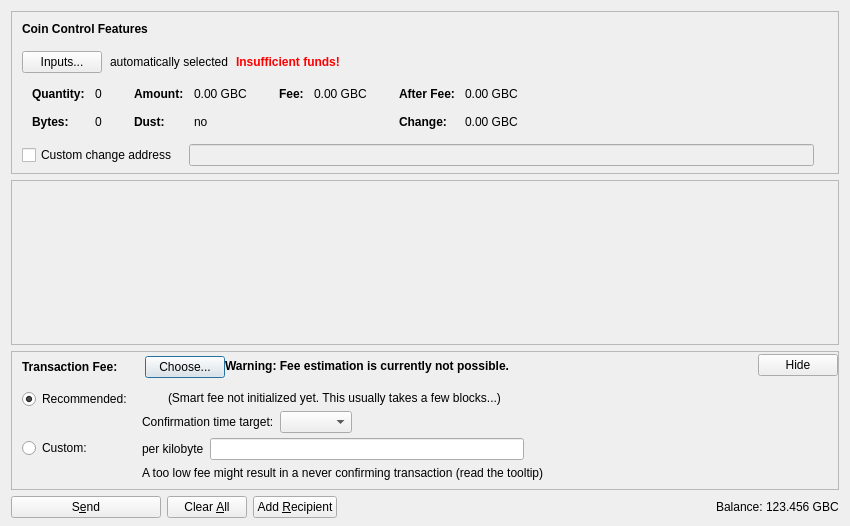
<?xml version="1.0" encoding="UTF-8"?>
<ui version="4.0">
 <class>SendCoinsDialog</class>
 <widget class="QDialog" name="SendCoinsDialog">
  <property name="geometry">
   <rect>
    <x>0</x>
    <y>0</y>
    <width>850</width>
    <height>526</height>
   </rect>
  </property>
  <property name="windowTitle">
   <string>Send Coins</string>
  </property>
  <layout class="QVBoxLayout" name="verticalLayout" stretch="0,1,0,0">
   <property name="bottomMargin">
    <number>8</number>
   </property>
   <item>
    <widget class="QFrame" name="frameCoinControl">
     <property name="sizePolicy">
      <sizepolicy hsizetype="Expanding" vsizetype="Expanding">
       <horstretch>0</horstretch>
       <verstretch>0</verstretch>
      </sizepolicy>
     </property>
     <property name="maximumSize">
      <size>
       <width>16777215</width>
       <height>16777215</height>
      </size>
     </property>
     <property name="frameShape">
      <enum>QFrame::StyledPanel</enum>
     </property>
     <property name="frameShadow">
      <enum>QFrame::Sunken</enum>
     </property>
     <layout class="QVBoxLayout" name="verticalLayoutCoinControl2">
      <property name="spacing">
       <number>0</number>
      </property>
      <property name="leftMargin">
       <number>0</number>
      </property>
      <property name="topMargin">
       <number>0</number>
      </property>
      <property name="rightMargin">
       <number>0</number>
      </property>
      <property name="bottomMargin">
       <number>6</number>
      </property>
      <item>
       <layout class="QVBoxLayout" name="verticalLayoutCoinControl" stretch="0,0,0,0,1">
        <property name="spacing">
         <number>0</number>
        </property>
        <property name="leftMargin">
         <number>10</number>
        </property>
        <property name="topMargin">
         <number>10</number>
        </property>
        <item>
         <layout class="QHBoxLayout" name="horizontalLayoutCoinControl1">
          <property name="bottomMargin">
           <number>15</number>
          </property>
          <item>
           <widget class="QLabel" name="labelCoinControlFeatures">
            <property name="sizePolicy">
             <sizepolicy hsizetype="Preferred" vsizetype="Maximum">
              <horstretch>0</horstretch>
              <verstretch>0</verstretch>
             </sizepolicy>
            </property>
            <property name="font">
             <font>
              <weight>75</weight>
              <bold>true</bold>
             </font>
            </property>
            <property name="styleSheet">
             <string notr="true">font-weight:bold;</string>
            </property>
            <property name="text">
             <string>Coin Control Features</string>
            </property>
           </widget>
          </item>
         </layout>
        </item>
        <item>
         <layout class="QHBoxLayout" name="horizontalLayoutCoinControl2" stretch="0,0,0,0">
          <property name="spacing">
           <number>8</number>
          </property>
          <property name="bottomMargin">
           <number>10</number>
          </property>
          <item>
           <widget class="QPushButton" name="pushButtonCoinControl">
            <property name="styleSheet">
             <string notr="true"/>
            </property>
            <property name="text">
             <string>Inputs...</string>
            </property>
            <property name="autoDefault">
             <bool>false</bool>
            </property>
           </widget>
          </item>
          <item>
           <widget class="QLabel" name="labelCoinControlAutomaticallySelected">
            <property name="text">
             <string>automatically selected</string>
            </property>
            <property name="margin">
             <number>5</number>
            </property>
           </widget>
          </item>
          <item>
           <widget class="QLabel" name="labelCoinControlInsuffFunds">
            <property name="font">
             <font>
              <weight>75</weight>
              <bold>true</bold>
             </font>
            </property>
            <property name="styleSheet">
             <string notr="true">color:red;font-weight:bold;</string>
            </property>
            <property name="text">
             <string>Insufficient funds!</string>
            </property>
            <property name="margin">
             <number>5</number>
            </property>
           </widget>
          </item>
          <item>
           <spacer name="horizontalSpacerCoinControl">
            <property name="orientation">
             <enum>Qt::Horizontal</enum>
            </property>
            <property name="sizeHint" stdset="0">
             <size>
              <width>40</width>
              <height>1</height>
             </size>
            </property>
           </spacer>
          </item>
         </layout>
        </item>
        <item>
         <widget class="QWidget" name="widgetCoinControl" native="true">
          <property name="sizePolicy">
           <sizepolicy hsizetype="Preferred" vsizetype="Preferred">
            <horstretch>0</horstretch>
            <verstretch>0</verstretch>
           </sizepolicy>
          </property>
          <property name="minimumSize">
           <size>
            <width>0</width>
            <height>0</height>
           </size>
          </property>
          <property name="styleSheet">
           <string notr="true"/>
          </property>
          <layout class="QHBoxLayout" name="horizontalLayoutCoinControl5">
           <property name="leftMargin">
            <number>0</number>
           </property>
           <property name="topMargin">
            <number>0</number>
           </property>
           <property name="rightMargin">
            <number>0</number>
           </property>
           <property name="bottomMargin">
            <number>0</number>
           </property>
           <item>
            <layout class="QHBoxLayout" name="horizontalLayoutCoinControl3" stretch="0,0,0,1">
             <property name="spacing">
              <number>20</number>
             </property>
             <property name="topMargin">
              <number>0</number>
             </property>
             <property name="bottomMargin">
              <number>10</number>
             </property>
             <item>
              <layout class="QFormLayout" name="formLayoutCoinControl1">
               <property name="horizontalSpacing">
                <number>10</number>
               </property>
               <property name="verticalSpacing">
                <number>14</number>
               </property>
               <property name="leftMargin">
                <number>10</number>
               </property>
               <property name="topMargin">
                <number>4</number>
               </property>
               <property name="rightMargin">
                <number>6</number>
               </property>
               <item row="0" column="0">
                <widget class="QLabel" name="labelCoinControlQuantityText">
                 <property name="font">
                  <font>
                   <weight>75</weight>
                   <bold>true</bold>
                  </font>
                 </property>
                 <property name="text">
                  <string>Quantity:</string>
                 </property>
                 <property name="margin">
                  <number>0</number>
                 </property>
                </widget>
               </item>
               <item row="0" column="1">
                <widget class="QLabel" name="labelCoinControlQuantity">
                 <property name="cursor">
                  <cursorShape>IBeamCursor</cursorShape>
                 </property>
                 <property name="contextMenuPolicy">
                  <enum>Qt::ActionsContextMenu</enum>
                 </property>
                 <property name="text">
                  <string notr="true">0</string>
                 </property>
                 <property name="margin">
                  <number>0</number>
                 </property>
                 <property name="textInteractionFlags">
                  <set>Qt::LinksAccessibleByMouse|Qt::TextSelectableByKeyboard|Qt::TextSelectableByMouse</set>
                 </property>
                </widget>
               </item>
               <item row="1" column="0">
                <widget class="QLabel" name="labelCoinControlBytesText">
                 <property name="font">
                  <font>
                   <weight>75</weight>
                   <bold>true</bold>
                  </font>
                 </property>
                 <property name="text">
                  <string>Bytes:</string>
                 </property>
                </widget>
               </item>
               <item row="1" column="1">
                <widget class="QLabel" name="labelCoinControlBytes">
                 <property name="cursor">
                  <cursorShape>IBeamCursor</cursorShape>
                 </property>
                 <property name="contextMenuPolicy">
                  <enum>Qt::ActionsContextMenu</enum>
                 </property>
                 <property name="text">
                  <string notr="true">0</string>
                 </property>
                 <property name="textInteractionFlags">
                  <set>Qt::LinksAccessibleByMouse|Qt::TextSelectableByKeyboard|Qt::TextSelectableByMouse</set>
                 </property>
                </widget>
               </item>
              </layout>
             </item>
             <item>
              <layout class="QFormLayout" name="formLayoutCoinControl2">
               <property name="horizontalSpacing">
                <number>10</number>
               </property>
               <property name="verticalSpacing">
                <number>14</number>
               </property>
               <property name="leftMargin">
                <number>6</number>
               </property>
               <property name="topMargin">
                <number>4</number>
               </property>
               <property name="rightMargin">
                <number>6</number>
               </property>
               <item row="0" column="0">
                <widget class="QLabel" name="labelCoinControlAmountText">
                 <property name="font">
                  <font>
                   <weight>75</weight>
                   <bold>true</bold>
                  </font>
                 </property>
                 <property name="text">
                  <string>Amount:</string>
                 </property>
                 <property name="margin">
                  <number>0</number>
                 </property>
                </widget>
               </item>
               <item row="0" column="1">
                <widget class="QLabel" name="labelCoinControlAmount">
                 <property name="cursor">
                  <cursorShape>IBeamCursor</cursorShape>
                 </property>
                 <property name="contextMenuPolicy">
                  <enum>Qt::ActionsContextMenu</enum>
                 </property>
                 <property name="text">
                  <string notr="true">0.00 GBC</string>
                 </property>
                 <property name="textInteractionFlags">
                  <set>Qt::LinksAccessibleByMouse|Qt::TextSelectableByKeyboard|Qt::TextSelectableByMouse</set>
                 </property>
                </widget>
               </item>
               <item row="1" column="0">
                <widget class="QLabel" name="labelCoinControlLowOutputText">
                 <property name="font">
                  <font>
                   <weight>75</weight>
                   <bold>true</bold>
                  </font>
                 </property>
                 <property name="text">
                  <string>Dust:</string>
                 </property>
                </widget>
               </item>
               <item row="1" column="1">
                <widget class="QLabel" name="labelCoinControlLowOutput">
                 <property name="cursor">
                  <cursorShape>IBeamCursor</cursorShape>
                 </property>
                 <property name="contextMenuPolicy">
                  <enum>Qt::ActionsContextMenu</enum>
                 </property>
                 <property name="text">
                  <string notr="true">no</string>
                 </property>
                 <property name="textInteractionFlags">
                  <set>Qt::LinksAccessibleByMouse|Qt::TextSelectableByKeyboard|Qt::TextSelectableByMouse</set>
                 </property>
                </widget>
               </item>
              </layout>
             </item>
             <item>
              <layout class="QFormLayout" name="formLayoutCoinControl3">
               <property name="horizontalSpacing">
                <number>10</number>
               </property>
               <property name="verticalSpacing">
                <number>14</number>
               </property>
               <property name="leftMargin">
                <number>6</number>
               </property>
               <property name="topMargin">
                <number>4</number>
               </property>
               <property name="rightMargin">
                <number>6</number>
               </property>
               <item row="0" column="0">
                <widget class="QLabel" name="labelCoinControlFeeText">
                 <property name="font">
                  <font>
                   <weight>75</weight>
                   <bold>true</bold>
                  </font>
                 </property>
                 <property name="text">
                  <string>Fee:</string>
                 </property>
                 <property name="margin">
                  <number>0</number>
                 </property>
                </widget>
               </item>
               <item row="0" column="1">
                <widget class="QLabel" name="labelCoinControlFee">
                 <property name="cursor">
                  <cursorShape>IBeamCursor</cursorShape>
                 </property>
                 <property name="contextMenuPolicy">
                  <enum>Qt::ActionsContextMenu</enum>
                 </property>
                 <property name="text">
                  <string notr="true">0.00 GBC</string>
                 </property>
                 <property name="textInteractionFlags">
                  <set>Qt::LinksAccessibleByMouse|Qt::TextSelectableByKeyboard|Qt::TextSelectableByMouse</set>
                 </property>
                </widget>
               </item>
              </layout>
             </item>
             <item>
              <layout class="QFormLayout" name="formLayoutCoinControl4">
               <property name="horizontalSpacing">
                <number>10</number>
               </property>
               <property name="verticalSpacing">
                <number>14</number>
               </property>
               <property name="leftMargin">
                <number>6</number>
               </property>
               <property name="topMargin">
                <number>4</number>
               </property>
               <property name="rightMargin">
                <number>6</number>
               </property>
               <item row="0" column="0">
                <widget class="QLabel" name="labelCoinControlAfterFeeText">
                 <property name="font">
                  <font>
                   <weight>75</weight>
                   <bold>true</bold>
                  </font>
                 </property>
                 <property name="text">
                  <string>After Fee:</string>
                 </property>
                 <property name="margin">
                  <number>0</number>
                 </property>
                </widget>
               </item>
               <item row="0" column="1">
                <widget class="QLabel" name="labelCoinControlAfterFee">
                 <property name="cursor">
                  <cursorShape>IBeamCursor</cursorShape>
                 </property>
                 <property name="contextMenuPolicy">
                  <enum>Qt::ActionsContextMenu</enum>
                 </property>
                 <property name="text">
                  <string notr="true">0.00 GBC</string>
                 </property>
                 <property name="textInteractionFlags">
                  <set>Qt::LinksAccessibleByMouse|Qt::TextSelectableByKeyboard|Qt::TextSelectableByMouse</set>
                 </property>
                </widget>
               </item>
               <item row="1" column="0">
                <widget class="QLabel" name="labelCoinControlChangeText">
                 <property name="font">
                  <font>
                   <weight>75</weight>
                   <bold>true</bold>
                  </font>
                 </property>
                 <property name="text">
                  <string>Change:</string>
                 </property>
                </widget>
               </item>
               <item row="1" column="1">
                <widget class="QLabel" name="labelCoinControlChange">
                 <property name="cursor">
                  <cursorShape>IBeamCursor</cursorShape>
                 </property>
                 <property name="contextMenuPolicy">
                  <enum>Qt::ActionsContextMenu</enum>
                 </property>
                 <property name="text">
                  <string notr="true">0.00 GBC</string>
                 </property>
                 <property name="textInteractionFlags">
                  <set>Qt::LinksAccessibleByMouse|Qt::TextSelectableByKeyboard|Qt::TextSelectableByMouse</set>
                 </property>
                </widget>
               </item>
              </layout>
             </item>
            </layout>
           </item>
          </layout>
         </widget>
        </item>
        <item>
         <layout class="QHBoxLayout" name="horizontalLayoutCoinControl4" stretch="0,0,0">
          <property name="spacing">
           <number>12</number>
          </property>
          <property name="sizeConstraint">
           <enum>QLayout::SetDefaultConstraint</enum>
          </property>
          <property name="topMargin">
           <number>5</number>
          </property>
          <property name="rightMargin">
           <number>5</number>
          </property>
          <item>
           <widget class="QCheckBox" name="checkBoxCoinControlChange">
            <property name="toolTip">
             <string>If this is activated, but the change address is empty or invalid, change will be sent to a newly generated address.</string>
            </property>
            <property name="text">
             <string>Custom change address</string>
            </property>
           </widget>
          </item>
          <item>
           <widget class="QValidatedLineEdit" name="lineEditCoinControlChange">
            <property name="enabled">
             <bool>false</bool>
            </property>
            <property name="sizePolicy">
             <sizepolicy hsizetype="Expanding" vsizetype="Fixed">
              <horstretch>0</horstretch>
              <verstretch>0</verstretch>
             </sizepolicy>
            </property>
           </widget>
          </item>
          <item>
           <widget class="QLabel" name="labelCoinControlChangeLabel">
            <property name="sizePolicy">
             <sizepolicy hsizetype="Preferred" vsizetype="Expanding">
              <horstretch>0</horstretch>
              <verstretch>0</verstretch>
             </sizepolicy>
            </property>
            <property name="minimumSize">
             <size>
              <width>0</width>
              <height>0</height>
             </size>
            </property>
            <property name="text">
             <string/>
            </property>
            <property name="margin">
             <number>3</number>
            </property>
           </widget>
          </item>
         </layout>
        </item>
        <item>
         <spacer name="verticalSpacerCoinControl">
          <property name="orientation">
           <enum>Qt::Vertical</enum>
          </property>
          <property name="sizeHint" stdset="0">
           <size>
            <width>800</width>
            <height>1</height>
           </size>
          </property>
         </spacer>
        </item>
       </layout>
      </item>
     </layout>
    </widget>
   </item>
   <item>
    <widget class="QScrollArea" name="scrollArea">
     <property name="widgetResizable">
      <bool>true</bool>
     </property>
     <widget class="QWidget" name="scrollAreaWidgetContents">
      <property name="geometry">
       <rect>
        <x>0</x>
        <y>0</y>
        <width>830</width>
        <height>104</height>
       </rect>
      </property>
      <layout class="QVBoxLayout" name="verticalLayout_2" stretch="0,1">
       <property name="leftMargin">
        <number>0</number>
       </property>
       <property name="topMargin">
        <number>0</number>
       </property>
       <property name="rightMargin">
        <number>0</number>
       </property>
       <property name="bottomMargin">
        <number>0</number>
       </property>
       <item>
        <layout class="QVBoxLayout" name="entries">
         <property name="spacing">
          <number>6</number>
         </property>
        </layout>
       </item>
       <item>
        <spacer name="verticalSpacer">
         <property name="orientation">
          <enum>Qt::Vertical</enum>
         </property>
         <property name="sizeHint" stdset="0">
          <size>
           <width>20</width>
           <height>40</height>
          </size>
         </property>
        </spacer>
       </item>
      </layout>
     </widget>
    </widget>
   </item>
   <item>
    <widget class="QFrame" name="frameFee">
     <property name="sizePolicy">
      <sizepolicy hsizetype="Expanding" vsizetype="Expanding">
       <horstretch>0</horstretch>
       <verstretch>0</verstretch>
      </sizepolicy>
     </property>
     <property name="maximumSize">
      <size>
       <width>16777215</width>
       <height>16777215</height>
      </size>
     </property>
     <property name="frameShape">
      <enum>QFrame::StyledPanel</enum>
     </property>
     <property name="frameShadow">
      <enum>QFrame::Sunken</enum>
     </property>
     <layout class="QVBoxLayout" name="verticalLayoutFee1">
      <property name="spacing">
       <number>0</number>
      </property>
      <property name="leftMargin">
       <number>0</number>
      </property>
      <property name="topMargin">
       <number>0</number>
      </property>
      <property name="rightMargin">
       <number>0</number>
      </property>
      <property name="bottomMargin">
       <number>0</number>
      </property>
      <item>
       <layout class="QVBoxLayout" name="verticalLayoutFee2" stretch="0,0,0">
        <property name="spacing">
         <number>0</number>
        </property>
        <property name="leftMargin">
         <number>10</number>
        </property>
        <property name="topMargin">
         <number>0</number>
        </property>
        <item>
         <layout class="QHBoxLayout" name="horizontalLayoutFee1">
          <property name="bottomMargin">
           <number>0</number>
          </property>
          <item>
           <layout class="QVBoxLayout" name="verticalLayoutFee7">
            <property name="spacing">
             <number>0</number>
            </property>
            <item>
             <spacer name="verticalSpacerSmartFee">
              <property name="orientation">
               <enum>Qt::Vertical</enum>
              </property>
              <property name="sizeType">
               <enum>QSizePolicy::Fixed</enum>
              </property>
              <property name="sizeHint" stdset="0">
               <size>
                <width>1</width>
                <height>4</height>
               </size>
              </property>
             </spacer>
            </item>
            <item>
             <layout class="QHBoxLayout" name="horizontalLayoutSmartFee">
              <property name="spacing">
               <number>10</number>
              </property>
              <item>
               <widget class="QLabel" name="labelFeeHeadline">
                <property name="sizePolicy">
                 <sizepolicy hsizetype="Preferred" vsizetype="Maximum">
                  <horstretch>0</horstretch>
                  <verstretch>0</verstretch>
                 </sizepolicy>
                </property>
                <property name="font">
                 <font>
                  <weight>75</weight>
                  <bold>true</bold>
                 </font>
                </property>
                <property name="styleSheet">
                 <string notr="true">font-weight:bold;</string>
                </property>
                <property name="text">
                 <string>Transaction Fee:</string>
                </property>
               </widget>
              </item>
              <item>
               <widget class="QLabel" name="labelFeeMinimized">
                <property name="text">
                 <string/>
                </property>
               </widget>
              </item>
              <item>
               <widget class="QPushButton" name="buttonChooseFee">
                <property name="text">
                 <string>Choose...</string>
                </property>
               </widget>
              </item>
             </layout>
            </item>
            <item>
             <spacer name="verticalSpacer_5">
              <property name="orientation">
               <enum>Qt::Vertical</enum>
              </property>
              <property name="sizeHint" stdset="0">
               <size>
                <width>1</width>
                <height>1</height>
               </size>
              </property>
             </spacer>
            </item>
           </layout>
          </item>
          <item>
           <widget class="QLabel" name="fallbackFeeWarningLabel">
            <property name="toolTip">
             <string>Using the fallbackfee can result in sending a transaction that will take several hours or days (or never) to confirm. Consider choosing your fee manually or wait until you have validated the complete chain.</string>
            </property>
            <property name="font">
            <font>
                <weight>75</weight>
                <bold>true</bold>
            </font>
            </property>
            <property name="text">
             <string>Warning: Fee estimation is currently not possible.</string>
            </property>
            <property name="wordWrap">
             <bool>false</bool>
            </property>
           </widget>
          </item>
          <item>
           <spacer name="horizontalSpacer_4">
            <property name="orientation">
             <enum>Qt::Horizontal</enum>
            </property>
            <property name="sizeType">
             <enum>QSizePolicy::MinimumExpanding</enum>
            </property>
            <property name="sizeHint" stdset="0">
             <size>
              <width>40</width>
              <height>20</height>
             </size>
            </property>
           </spacer>
          </item>
          <item>
           <widget class="QPushButton" name="buttonMinimizeFee">
            <property name="toolTip">
             <string>collapse fee-settings</string>
            </property>
            <property name="text">
             <string>Hide</string>
            </property>
           </widget>
          </item>
         </layout>
        </item>
        <item>
         <widget class="QFrame" name="frameFeeSelection">
          <layout class="QVBoxLayout" name="verticalLayoutFee12">
           <property name="spacing">
            <number>0</number>
           </property>
           <property name="leftMargin">
            <number>0</number>
           </property>
           <property name="topMargin">
            <number>0</number>
           </property>
           <property name="rightMargin">
            <number>0</number>
           </property>
           <property name="bottomMargin">
            <number>0</number>
           </property>
           <item>
            <layout class="QGridLayout" name="gridLayoutFee">
             <property name="topMargin">
              <number>10</number>
             </property>
             <property name="bottomMargin">
              <number>4</number>
             </property>
             <property name="horizontalSpacing">
              <number>10</number>
             </property>
             <property name="verticalSpacing">
              <number>4</number>
             </property>
             <item row="1" column="1">
              <layout class="QVBoxLayout" name="verticalLayoutFee8">
               <property name="spacing">
                <number>6</number>
               </property>
               <item>
                <layout class="QHBoxLayout" name="horizontalLayoutFee13">
                 <item>
                  <widget class="QLabel" name="labelCustomPerKilobyte">
                   <property name="toolTip">
                    <string>Specify a custom fee per kB (1,000 bytes) of the transaction's virtual size.

Note:  Since the fee is calculated on a per-byte basis, a fee of "100 satoshis per kB" for a transaction size of 500 bytes (half of 1 kB) would ultimately yield a fee of only 50 satoshis.</string>
                   </property>
                   <property name="text">
                    <string>per kilobyte</string>
                   </property>
                  </widget>
                 </item>
                 <item>
                  <widget class="BitcoinAmountField" name="customFee"/>
                 </item>
                 <item>
                  <spacer name="horizontalSpacer_6">
                   <property name="orientation">
                    <enum>Qt::Horizontal</enum>
                   </property>
                   <property name="sizeHint" stdset="0">
                    <size>
                     <width>1</width>
                     <height>1</height>
                    </size>
                   </property>
                  </spacer>
                 </item>
                </layout>
               </item>
               <item>
                <layout class="QHBoxLayout" name="horizontalLayoutFee8">
                 <item>
                  <widget class="QLabel" name="labelCustomFeeWarning">
                   <property name="enabled">
                    <bool>true</bool>
                   </property>
                   <property name="toolTip">
                    <string>When there is less transaction volume than space in the blocks, miners as well as relaying nodes may enforce a minimum fee. Paying only this minimum fee is just fine, but be aware that this can result in a never confirming transaction once there is more demand for gallowsbrewingcoin transactions than the network can process.</string>
                   </property>
                   <property name="text">
                    <string>A too low fee might result in a never confirming transaction (read the tooltip)</string>
                   </property>
                  </widget>
                 </item>
                 <item>
                  <spacer name="horizontalSpacer_2">
                   <property name="orientation">
                    <enum>Qt::Horizontal</enum>
                   </property>
                   <property name="sizeHint" stdset="0">
                    <size>
                     <width>1</width>
                     <height>1</height>
                    </size>
                   </property>
                  </spacer>
                 </item>
                </layout>
               </item>
              </layout>
             </item>
             <item row="0" column="0">
              <layout class="QVBoxLayout" name="verticalLayoutFee4" stretch="0,1">
               <item>
                <widget class="QRadioButton" name="radioSmartFee">
                 <property name="text">
                  <string>Recommended:</string>
                 </property>
                 <property name="checked">
                  <bool>true</bool>
                 </property>
                 <attribute name="buttonGroup">
                  <string notr="true">groupFee</string>
                 </attribute>
                </widget>
               </item>
               <item>
                <spacer name="verticalSpacer_2">
                 <property name="orientation">
                  <enum>Qt::Vertical</enum>
                 </property>
                 <property name="sizeHint" stdset="0">
                  <size>
                   <width>1</width>
                   <height>1</height>
                  </size>
                 </property>
                </spacer>
               </item>
              </layout>
             </item>
             <item row="1" column="0">
              <layout class="QVBoxLayout" name="verticalLayoutFee9" stretch="0,1">
               <item>
                <widget class="QRadioButton" name="radioCustomFee">
                 <property name="text">
                  <string>Custom:</string>
                 </property>
                 <attribute name="buttonGroup">
                  <string notr="true">groupFee</string>
                 </attribute>
                </widget>
               </item>
               <item>
                <spacer name="verticalSpacer_6">
                 <property name="orientation">
                  <enum>Qt::Vertical</enum>
                 </property>
                 <property name="sizeHint" stdset="0">
                  <size>
                   <width>1</width>
                   <height>1</height>
                  </size>
                 </property>
                </spacer>
               </item>
              </layout>
             </item>
             <item row="0" column="1">
              <layout class="QVBoxLayout" name="verticalLayoutFee3" stretch="0,0,1">
               <property name="spacing">
                <number>6</number>
               </property>
               <property name="topMargin">
                <number>2</number>
               </property>
               <item>
                <layout class="QHBoxLayout" name="horizontalLayoutFee12">
                 <item>
                  <widget class="QLabel" name="labelSmartFee">
                   <property name="text">
                    <string/>
                   </property>
                  </widget>
                 </item>
                 <item>
                  <widget class="QLabel" name="labelFeeEstimation">
                   <property name="text">
                    <string/>
                   </property>
                  </widget>
                 </item>
                 <item>
                  <widget class="QLabel" name="labelSmartFee2">
                   <property name="text">
                    <string>(Smart fee not initialized yet. This usually takes a few blocks...)</string>
                   </property>
                  </widget>
                 </item>
                 <item>
                  <spacer name="horizontalSpacer_5">
                   <property name="orientation">
                    <enum>Qt::Horizontal</enum>
                   </property>
                   <property name="sizeHint" stdset="0">
                    <size>
                     <width>1</width>
                     <height>1</height>
                    </size>
                   </property>
                  </spacer>
                 </item>
                </layout>
               </item>
               <item>
                <layout class="QHBoxLayout" name="horizontalLayoutFee9">
                 <item>
                  <layout class="QVBoxLayout" name="verticalLayoutFee6">
                   <item>
                    <widget class="QLabel" name="labelSmartFee3">
                     <property name="text">
                      <string>Confirmation time target:</string>
                     </property>
                    </widget>
                   </item>
                  </layout>
                 </item>
                 <item>
                  <layout class="QVBoxLayout" name="verticalLayoutFee5">
                   <property name="rightMargin">
                    <number>30</number>
                   </property>
                   <item>
                    <layout class="QHBoxLayout" name="horizontalLayoutConfTarget">
                     <property name="bottomMargin">
                      <number>0</number>
                     </property>
                     <item>
                      <widget class="QComboBox" name="confTargetSelector"/>
                     </item>
                     <item>
                      <spacer name="horizontalSpacerConfTarget">
                       <property name="orientation">
                        <enum>Qt::Horizontal</enum>
                       </property>
                       <property name="sizeHint" stdset="0">
                        <size>
                         <width>40</width>
                         <height>20</height>
                        </size>
                       </property>
                      </spacer>
                     </item>
                    </layout>
                   </item>
                  </layout>
                 </item>
                </layout>
               </item>
               <item>
                <spacer name="verticalSpacer_4">
                 <property name="orientation">
                  <enum>Qt::Vertical</enum>
                 </property>
                 <property name="sizeHint" stdset="0">
                  <size>
                   <width>1</width>
                   <height>1</height>
                  </size>
                 </property>
                </spacer>
               </item>
              </layout>
             </item>
            </layout>
           </item>
          </layout>
         </widget>
        </item>
        <item>
         <spacer name="verticalSpacerFee">
          <property name="orientation">
           <enum>Qt::Vertical</enum>
          </property>
          <property name="sizeHint" stdset="0">
           <size>
            <width>40</width>
            <height>5</height>
           </size>
          </property>
         </spacer>
        </item>
       </layout>
      </item>
     </layout>
    </widget>
   </item>
   <item>
    <layout class="QHBoxLayout" name="horizontalLayout">
     <item>
      <widget class="QPushButton" name="sendButton">
       <property name="minimumSize">
        <size>
         <width>150</width>
         <height>0</height>
        </size>
       </property>
       <property name="toolTip">
        <string>Confirm the send action</string>
       </property>
       <property name="text">
        <string>S&amp;end</string>
       </property>
       <property name="icon">
        <iconset resource="../bitcoin.qrc">
         <normaloff>:/icons/send</normaloff>:/icons/send</iconset>
       </property>
       <property name="autoDefault">
        <bool>false</bool>
       </property>
       <property name="default">
        <bool>false</bool>
       </property>
      </widget>
     </item>
     <item>
      <widget class="QPushButton" name="clearButton">
       <property name="sizePolicy">
        <sizepolicy hsizetype="Minimum" vsizetype="Fixed">
         <horstretch>0</horstretch>
         <verstretch>0</verstretch>
        </sizepolicy>
       </property>
       <property name="toolTip">
        <string>Clear all fields of the form.</string>
       </property>
       <property name="text">
        <string>Clear &amp;All</string>
       </property>
       <property name="icon">
        <iconset resource="../bitcoin.qrc">
         <normaloff>:/icons/remove</normaloff>:/icons/remove</iconset>
       </property>
       <property name="autoDefault">
        <bool>false</bool>
       </property>
      </widget>
     </item>
     <item>
      <widget class="QPushButton" name="addButton">
       <property name="toolTip">
        <string>Send to multiple recipients at once</string>
       </property>
       <property name="text">
        <string>Add &amp;Recipient</string>
       </property>
       <property name="icon">
        <iconset resource="../bitcoin.qrc">
         <normaloff>:/icons/add</normaloff>:/icons/add</iconset>
       </property>
       <property name="autoDefault">
        <bool>false</bool>
       </property>
      </widget>
     </item>
     <item>
      <spacer name="horizontalSpacer">
       <property name="orientation">
        <enum>Qt::Horizontal</enum>
       </property>
       <property name="sizeHint" stdset="0">
        <size>
         <width>40</width>
         <height>20</height>
        </size>
       </property>
      </spacer>
     </item>
     <item>
      <layout class="QHBoxLayout" name="horizontalLayout_2">
       <property name="spacing">
        <number>3</number>
       </property>
       <item>
        <widget class="QLabel" name="label">
         <property name="sizePolicy">
          <sizepolicy hsizetype="Preferred" vsizetype="Fixed">
           <horstretch>0</horstretch>
           <verstretch>0</verstretch>
          </sizepolicy>
         </property>
         <property name="text">
          <string>Balance:</string>
         </property>
        </widget>
       </item>
       <item>
        <widget class="QLabel" name="labelBalance">
         <property name="sizePolicy">
          <sizepolicy hsizetype="Preferred" vsizetype="Fixed">
           <horstretch>0</horstretch>
           <verstretch>0</verstretch>
          </sizepolicy>
         </property>
         <property name="cursor">
          <cursorShape>IBeamCursor</cursorShape>
         </property>
         <property name="text">
          <string notr="true">123.456 GBC</string>
         </property>
         <property name="textInteractionFlags">
          <set>Qt::LinksAccessibleByMouse|Qt::TextSelectableByKeyboard|Qt::TextSelectableByMouse</set>
         </property>
        </widget>
       </item>
      </layout>
     </item>
    </layout>
   </item>
  </layout>
 </widget>
 <customwidgets>
  <customwidget>
   <class>QValidatedLineEdit</class>
   <extends>QLineEdit</extends>
   <header>qt/qvalidatedlineedit.h</header>
  </customwidget>
  <customwidget>
   <class>BitcoinAmountField</class>
   <extends>QLineEdit</extends>
   <header>qt/bitcoinamountfield.h</header>
   <container>1</container>
  </customwidget>
 </customwidgets>
 <resources>
  <include location="../bitcoin.qrc"/>
 </resources>
 <connections/>
 <buttongroups>
  <buttongroup name="groupFee"/>
 </buttongroups>
</ui>
